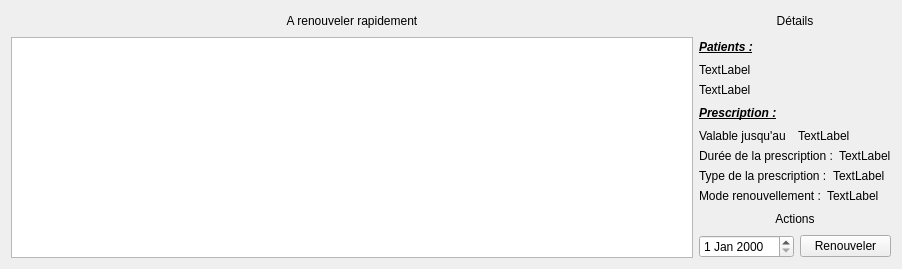
      <widget class="QWidget" name="tabARenouveler">
       <attribute name="title">
        <string>A renouveler</string>
       </attribute>
       <layout class="QGridLayout" name="gridLayout_2">
        <item row="0" column="0">
         <layout class="QVBoxLayout" name="verticalLayout">
          <item>
           <widget class="QLabel" name="labelARenouvelerRapidement">
            <property name="minimumSize">
             <size>
              <width>0</width>
              <height>20</height>
             </size>
            </property>
            <property name="maximumSize">
             <size>
              <width>16777215</width>
              <height>20</height>
             </size>
            </property>
            <property name="text">
             <string>&lt;html&gt;&lt;head/&gt;&lt;body&gt;&lt;p align=&quot;center&quot;&gt;A renouveler rapidement&lt;/p&gt;&lt;/body&gt;&lt;/html&gt;</string>
            </property>
           </widget>
          </item>
          <item>
           <widget class="QTableView" name="tableViewPatientsARenouveler">
            <property name="minimumSize">
             <size>
              <width>682</width>
              <height>0</height>
             </size>
            </property>
            <property name="maximumSize">
             <size>
              <width>682</width>
              <height>16777215</height>
             </size>
            </property>
           </widget>
          </item>
         </layout>
        </item>
        <item row="0" column="1">
         <layout class="QVBoxLayout" name="verticalLayout_8">
          <item>
           <widget class="QLabel" name="labelDetails">
            <property name="minimumSize">
             <size>
              <width>0</width>
              <height>20</height>
             </size>
            </property>
            <property name="maximumSize">
             <size>
              <width>16777215</width>
              <height>20</height>
             </size>
            </property>
            <property name="text">
             <string>&lt;html&gt;&lt;head/&gt;&lt;body&gt;&lt;p align=&quot;center&quot;&gt;Détails&lt;/p&gt;&lt;/body&gt;&lt;/html&gt;</string>
            </property>
           </widget>
          </item>
          <item>
           <layout class="QVBoxLayout" name="verticalLayout_7">
            <item>
             <layout class="QVBoxLayout" name="verticalLayout_6">
              <item>
               <widget class="QLabel" name="labelPatients">
                <property name="minimumSize">
                 <size>
                  <width>0</width>
                  <height>20</height>
                 </size>
                </property>
                <property name="maximumSize">
                 <size>
                  <width>16777215</width>
                  <height>20</height>
                 </size>
                </property>
                <property name="text">
                 <string>&lt;html&gt;&lt;head/&gt;&lt;body&gt;&lt;p&gt;&lt;span style=&quot; font-weight:600; font-style:italic; text-decoration: underline;&quot;&gt;Patients :&lt;/span&gt;&lt;/p&gt;&lt;/body&gt;&lt;/html&gt;</string>
                </property>
               </widget>
              </item>
              <item>
               <layout class="QVBoxLayout" name="verticalLayout_5">
                <item>
                 <widget class="QLabel" name="labelNomPatient">
                  <property name="text">
                   <string>TextLabel</string>
                  </property>
                 </widget>
                </item>
                <item>
                 <widget class="QLabel" name="labelSSPatient">
                  <property name="text">
                   <string>TextLabel</string>
                  </property>
                 </widget>
                </item>
               </layout>
              </item>
             </layout>
            </item>
            <item>
             <layout class="QVBoxLayout" name="verticalLayout_4">
              <item>
               <widget class="QLabel" name="labelPrescription">
                <property name="minimumSize">
                 <size>
                  <width>0</width>
                  <height>20</height>
                 </size>
                </property>
                <property name="maximumSize">
                 <size>
                  <width>16777215</width>
                  <height>20</height>
                 </size>
                </property>
                <property name="text">
                 <string>&lt;html&gt;&lt;head/&gt;&lt;body&gt;&lt;p&gt;&lt;span style=&quot; font-weight:600; font-style:italic; text-decoration: underline;&quot;&gt;Prescription :&lt;/span&gt;&lt;/p&gt;&lt;/body&gt;&lt;/html&gt;</string>
                </property>
               </widget>
              </item>
              <item>
               <layout class="QVBoxLayout" name="verticalLayout_3">
                <item>
                 <layout class="QHBoxLayout" name="horizontalLayout_5">
                  <item>
                   <widget class="QLabel" name="labelJusquau">
                    <property name="text">
                     <string>Valable jusqu'au</string>
                    </property>
                   </widget>
                  </item>
                  <item>
                   <widget class="QLabel" name="labelValableJusquauPatient">
                    <property name="text">
                     <string>TextLabel</string>
                    </property>
                   </widget>
                  </item>
                 </layout>
                </item>
                <item>
                 <layout class="QHBoxLayout" name="horizontalLayout_4">
                  <item>
                   <widget class="QLabel" name="labelDureeDeLaPrescription">
                    <property name="text">
                     <string>Durée de la prescription :</string>
                    </property>
                   </widget>
                  </item>
                  <item>
                   <widget class="QLabel" name="labelDureeDeLaPrescriptionPatient">
                    <property name="text">
                     <string>TextLabel</string>
                    </property>
                   </widget>
                  </item>
                 </layout>
                </item>
                <item>
                 <layout class="QHBoxLayout" name="horizontalLayout_3">
                  <item>
                   <widget class="QLabel" name="labelTypeDeLaPrescription">
                    <property name="text">
                     <string>Type de la prescription :</string>
                    </property>
                   </widget>
                  </item>
                  <item>
                   <widget class="QLabel" name="labelTypeDeLaPrescriptionPatient">
                    <property name="text">
                     <string>TextLabel</string>
                    </property>
                   </widget>
                  </item>
                 </layout>
                </item>
                <item>
                 <layout class="QHBoxLayout" name="horizontalLayout_2">
                  <item>
                   <widget class="QLabel" name="labelModeRenouvellement">
                    <property name="text">
                     <string>Mode renouvellement :</string>
                    </property>
                   </widget>
                  </item>
                  <item>
                   <widget class="QLabel" name="labelModeRenouvellementPatient">
                    <property name="text">
                     <string>TextLabel</string>
                    </property>
                   </widget>
                  </item>
                 </layout>
                </item>
               </layout>
              </item>
             </layout>
            </item>
            <item>
             <layout class="QVBoxLayout" name="verticalLayout_2">
              <item>
               <widget class="QLabel" name="label">
                <property name="minimumSize">
                 <size>
                  <width>0</width>
                  <height>20</height>
                 </size>
                </property>
                <property name="maximumSize">
                 <size>
                  <width>16777215</width>
                  <height>20</height>
                 </size>
                </property>
                <property name="text">
                 <string>&lt;html&gt;&lt;head/&gt;&lt;body&gt;&lt;p align=&quot;center&quot;&gt;Actions&lt;/p&gt;&lt;/body&gt;&lt;/html&gt;</string>
                </property>
               </widget>
              </item>
              <item>
               <layout class="QHBoxLayout" name="horizontalLayout">
                <item>
                 <widget class="QDateEdit" name="dateEditRenouveler"/>
                </item>
                <item>
                 <widget class="QPushButton" name="pushButtonRenouveler">
                  <property name="text">
                   <string>Renouveler</string>
                  </property>
                 </widget>
                </item>
               </layout>
              </item>
             </layout>
            </item>
           </layout>
          </item>
         </layout>
        </item>
       </layout>
      </widget>
